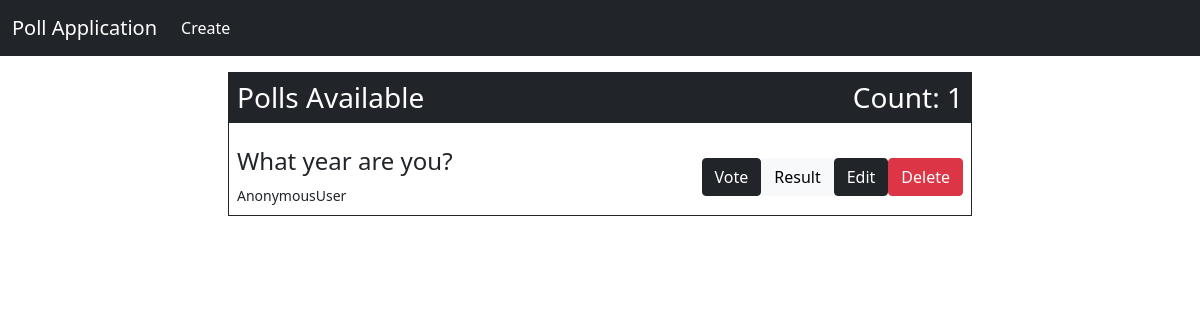
The app's page /, older data.
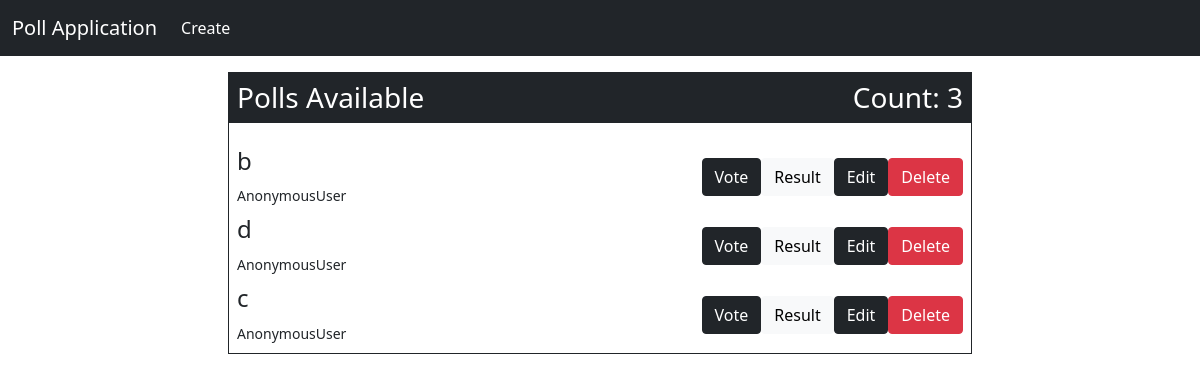
The same page, newer data.
### base/models.py (models this page shows, shortened)
class Poll(models.Model):
    poll_uuid = models.UUIDField(default=uuid.uuid4)
    poll_img = models.ImageField(blank=True, null=True, upload_to='vote_img')
    question = models.TextField(max_length=65)
    question_slug = models.SlugField(default=None)
    question_one = models.CharField(max_length=30)
    question_two = models.CharField(max_length=30)
    question_three = models.CharField(max_length=30)
    question_one_count = models.IntegerField(default=0)
    question_two_count = models.IntegerField(default=0)
    question_three_count = models.IntegerField(default=0)
    date_created = models.DateField(default=datetime.now, blank=True, null=True)

### base/views.py (the view)
# urls.py: path('', base_view.home, name='home'),
def home(request):
    poll_list = Poll.objects.all()
    total_polls = poll_list.count()
    context = {'poll_list': poll_list, 'total_polls': total_polls}
    return render(request, 'base/home.html', context)

### base/templates/base/home.html (shortened to what this page needs)
{% extends 'base/main.html' %}
{% block header %}
    Polls Available
    <div class="float-end">
        count: {{ total_polls }}
    </div>
{% endblock header %}
{% block content %}
    {% for data in poll_list %}
        <div class="d-flex justify-content-between mt-2">
            <div class="w-75">
                <h4>{{ data.question }}</h4>
                <small>{{ request.user }}</small>
            </div>
            <div class="button-div d-flex align-items-center">
                <a href="{% url 'vote' data.question_slug data.poll_uuid %}" class="btn btn-dark">Vote</a>
                <a href="{% url 'result' data.question_slug data.poll_uuid %}" class="btn btn-light">Result</a>
                <a href="{% url 'edit' data.question_slug data.poll_uuid %}" class="btn btn-dark">Edit</a>
                <a href="{% url 'delete' data.question_slug data.poll_uuid %}" class="btn btn-danger">Delete</a>
            </div>
        </div>
    {% endfor %}
{% endblock content %}

Row changes from the older to the newer data that the page shows:
removed Poll: question "What year are you?", user "AnonymousUser"
added Poll: question "b", user "AnonymousUser"
added Poll: question "d", user "AnonymousUser"
added Poll: question "c", user "AnonymousUser"
Text that changed along with them:
{{ total_polls }}: "1" → "3"
